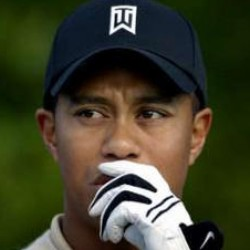
#> input picture 4 程序源码/ch6/Tiger_Woods_0023.jpg, 250 x 250 px, given in place of the camera
$ jupyter execute --allow-errors Ch3.ipynb   (shell and % lines are left out)   (text cells are left out)
#> lines starting #> are read from the running program, lines starting #| are printed output that depends on the picture; after the words box and inside, x2 and y2 are one past the last pixel; in counts of white or black regions, pixels touching at a corner belong together
[cell 1]
#【例3.5】NumPy的数据类型使用。
import numpy as np
x=np.float32(5)
print('x为:',x)
print('x对象的data属性： ',x.data)
print('x对象的size属性：',x.size)
print('x对象的维数：',x.ndim)
y=np.bool_(x)
print('转换为bool类型的x为：',y)
z=np.float16(y)
print('True值转换为float16类型为：',z)

[cell 2]
#【例3.7】使用astype转换dataframe。
import pandas as pd
df = pd.DataFrame([{'qty':'3', 'num':'50'}, {'qty':'7', 'num':'20'}])
print(df.dtypes)
print('--------------')
df['qty'] = df['qty'].astype('int')
df['num'] = df['num'].astype('float64')
print(df.dtypes)

[cell 3]
#【例3.8】使用axis参数设置当前轴。
import numpy as np
arr=np.array([[0,1,2],[3,4,5]])
print(arr)
print(arr.sum(axis=0))
print(arr.sum(axis=1))

[cell 4]
#【例3.9】 使用reshape函数调整数组形状。
import numpy as np
arr=np.array([0, 1, 2, 3, 4, 5, 6, 7])
#显示数组arr的rank，
print('秩为：',arr.ndim)
arr3D = arr.reshape(2,2,2)
print(arr3D)
print ('秩为：',arr3D.ndim)

[cell 5]
#【例3.30】为一个地理位置数据创建Series对象。
import pandas as pd
#使用列表创建，索引值为默认值。
print('--------   列表创建series   ----------')
s1=pd.Series([1,1,1,1,1])
print(s1)
print('--------   字典创建series   ----------')
#使用字典创建，索引值为字典的key值
s2=pd.Series({'Longitude':39,'Latitude':116,'Temperature':23})
print('First value in s2:',s2['Longitude'])
print('-------- 用序列作series索引 ----------')
#使用range函数生成的迭代序列设置索引值
s3=pd.Series([3.4,0.8,2.1,0.3,1.5],range(5,10))
print('First value in s3:',s3[5])

[cell 6]
#【例3.31】对例3.30创建的s2，将温度增加2度，设置城市为Beijing。
#温度增加2度，设置城市为Beijing
s2["City"]="Beijing"
s2['Temperature']+=2
s2

[cell 7]
s3[s3>2]

[cell 8]
#【例3.33】为s2添加一项湿度数据。
stiny=pd.Series({'humidity':84})
#> (the rest of this cell did not finish here and is left out)

[cell 9]
#【例3.39】对Series和DataFrame进行索引。
import numpy as np
import pandas as pd
ser=pd.Series(np.arange(4),index=['A','B','C','D'])
data=pd.DataFrame(np.arange(16).reshape(4,4),
                  index=['BJ','SH','GZ','SZ'],
                  columns=['q','r','s','t'])
print("ser['C']:",ser['C'])
print("ser[2]:",ser[2])
print("data['q']:",data['q'])
print("data[['q','t']]:",data[['q','t']])

[cell 10]
#【例3.41】抽取指定行列的数据。
data.loc[['SH','GZ'],['r','s']]

[cell 11]
data.iloc[:-1,1:3]

[cell 12]
#【例3.45】一个简单的dataframe。
df=pd.DataFrame(np.arange(16).reshape(4,4),
                  index=['BJ','SH','GZ','SZ'],
                  columns=['q','r','s','t'])
df

[cell 13]
df.sum(axis=0)

[cell 14]
 #【例3.46】使用NumPy模块求方差。
import numpy as np
a = np.arange(0,60,5)
a = a.reshape(3,4)
print(a)
result = np.std(a, axis=0)
print(result)
result = np.std(a, axis=1)
print(result)

[cell 15]
#【例3.47】使用Pandas模块求方差。
import numpy as np
import pandas as pd
a = np.arange(0,60,5)
a = a.reshape(3,4)
df = pd.DataFrame(a)
print(df)
print('-----------------')
print(df.std())

[cell 16]
#【3.48】综合示例——dataframe分词。
p='life can be good,life can be sad,life is mostly cheerful,but sometimes sad.'
pList=p.split()
pdict={}
for item in pList:
    if item[-1] in ',.':
        item=item[:-1]
    if item not in  pdict:
        pdict[item]=1
    else:
        pdict[item]+=1
print(pdict)

[cell 17]
#【例3.50】dataframe中的数据对齐及NaN值处理。
dt1=pd.DataFrame(np.arange(16).reshape(4,4),
                  index=['BJ','SH','GZ','SZ'],
                  columns=['q','r','s','t'])
dt2=pd.DataFrame(np.arange(4).reshape(2,2),
                  index=['BJ','SZ'],
                  columns=['r','t'])
dt1.add(dt2,fill_value=0)

[cell 18]
#【例3.52】过滤dataframe的数据行。
dt1=pd.DataFrame(np.arange(16).reshape(4,4),
                  index=['BJ','SH','GZ','SZ'],
                  columns=['q','r','s','t'])
dt2=pd.DataFrame(np.arange(12).reshape(4,3),
                  index=['BJ','SH','SZ','GZ'],
                  columns=['q','r','s'])
testdf=dt1+dt2
Hfinedf=testdf.dropna()
Vfinedf=testdf.dropna(axis=1)

[cell 19]
Hfinedf

[cell 20]
Vfinedf

[cell 21]
testdf

[cell 22]
#【例3.56】绘制简单的plot图表，结果如图3.3所示。
import matplotlib.pyplot as plt
fig=plt.figure()
ax1=fig.add_subplot(2,2,1)
ax2=fig.add_subplot(2,2,4)

[cell 23]
#【例3.59】在Subplot上绘制图形，结果如图3.6所示。
fig=plt.figure()
ax=fig.add_subplot(1,1,1)
rect=plt.Rectangle((0.2,0.75),0.4,0.15,color='r',alpha=0.3)
circ=plt.Circle((0.7,0.2),0.15,color='b',alpha=0.3)
pgon=plt.Polygon([[0.15,0.15],[0.35,0.4],[0.2,0.6]],color='g',alpha=0.9)
ax.add_patch(rect)
ax.add_patch(circ)
ax.add_patch(pgon)
plt.show()
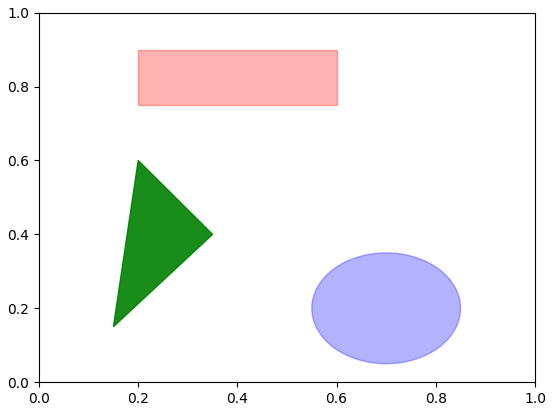
#> figure drawn by matplotlib, 1 panel

[cell 24]
#【例3.60】绘制简单直线，结果如图3.7所示。
import matplotlib.pyplot as plt
import numpy as np
a = np.arange(10)
plt.xlabel('x')
plt.ylabel('y')
plt.plot(a,a*1.5,a,a*2.5,a,a*3.5,a,a*4.5)
plt.legend(['1.5x','2.5x','3.5x','4.5x'])
plt.title('simple lines')
plt.show()
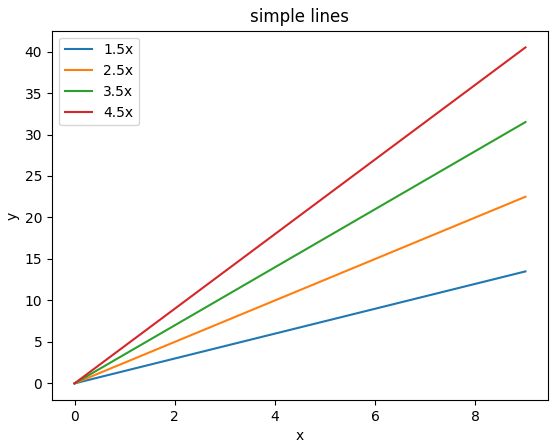
#> figure drawn by matplotlib, 1 panel; curve peaks at x = 9, y = 13.5; curve peaks at x = 9, y = 22.5; curve peaks at x = 9, y = 31.5

[cell 25]
#【例3.61】绘制sin(x)函数图形，结果如图3.8所示。
import numpy as np
import matplotlib.pyplot as plt
x = np.linspace(-10, 10, 100)  #列举出一百个数据点
y = np.sin(x)                #计算出对应的y
plt.plot(x, y, marker="o")
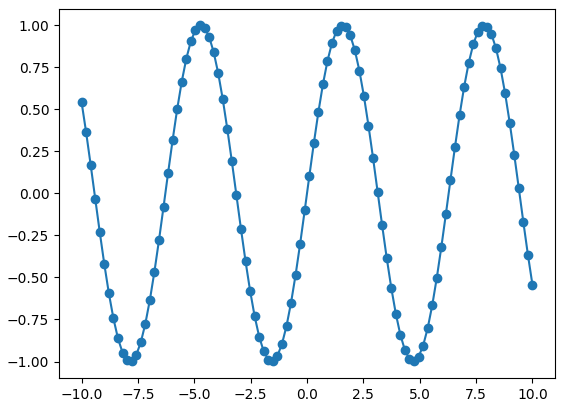
#> figure drawn by matplotlib, 1 panel; curve peaks at x = -4.75, y = 0.999

[cell 26]
 #【例3.62】多个图表的绘制
import numpy as np
import matplotlib.pyplot as plt
fig,axes=plt.subplots(2,1)
plt.subplot(2,1,1)
x = np.linspace(-10, 10, 100)  #列举出一百个数据点
y = np.sin(x)               #计算出对应的y
plt.plot(x, y, marker="o")
plt.subplot(2,1,2)
a = np.arange(10)
plt.plot(a,a*1.5,a,a*2.5,a,a*3.5,a,a*4.5)
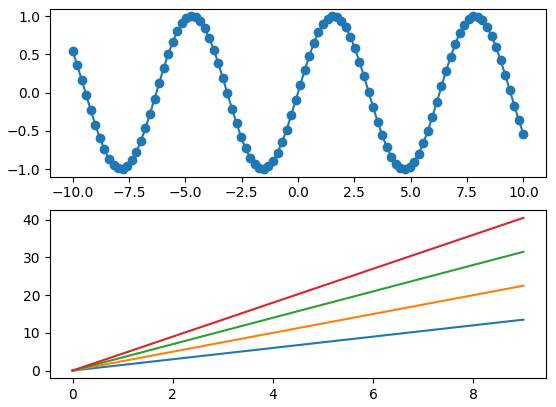
#> figure drawn by matplotlib, 2 panels; panel 1: curve peaks at x = -4.75, y = 0.999; panel 2: curve peaks at x = 9, y = 13.5; panel 2: curve peaks at x = 9, y = 22.5; panel 2: curve peaks at x = 9, y = 31.5

[cell 27]
 #【例3.63】绘制鸢尾花数据集的特征分布图
import matplotlib.pyplot as plt
import pandas as pd
import numpy as np
#> (the rest of this cell did not finish here and is left out)

[cell 28]
#【例3.64】使用plotdata2.txt中的数据，绘制编程语言发展趋势图。
import pandas as pd
#> (the rest of this cell did not finish here and is left out)

[cell 29]
#【例3.65】为Series数据绘制如图3.13中的图表。
import pandas as pd
import numpy as np
from pandas import Series, DataFrame
import matplotlib.pyplot as plt

# cumsum()函数累加数据
s1 = Series(np.random.randn(1000)).cumsum()
s2 = Series(np.random.randn(1000)).cumsum()

plt.subplot(211)    #第一个子图
# kind参数修改图类型
ax1=s1.plot(kind='line',label='S1',title='Figures of Series', style='--')
# 绘制第二个Series
s2.plot(ax=ax1,kind='line',label='S2')
plt.ylabel('value')
plt.legend(loc=2)  #right left

plt.subplot(212)   #第二个子图
s1[0:10].plot(kind='bar',grid=True,label='S1')
plt.xlabel('index')
plt.ylabel('value')
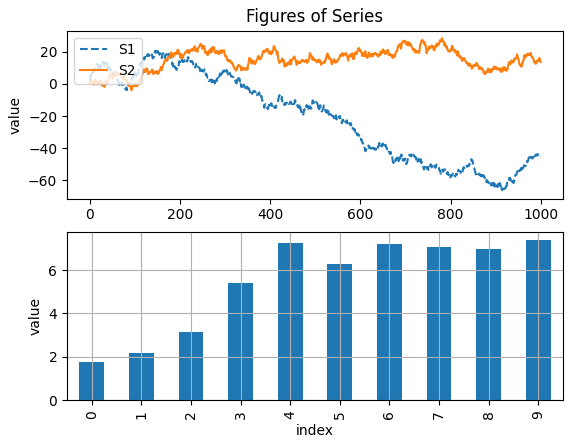
#> figure drawn by matplotlib, 2 panels; panel 1: curve peaks at x = 147, y = 20.59; panel 1: curve peaks at x = 781, y = 28.4; panel 2: tallest bar 7.38 high, from x = 8.75 to 9.25

[cell 30]
#【例3.66】使用Axes3D.scatter函数绘制三维散点图，如图3.14所示。
import numpy as np
import matplotlib.pyplot as plt
from mpl_toolkits.mplot3d import Axes3D

def randrange(n, randFloor, randCeil):
    rnd = np.random.rand(n)                   #生成n个随机数（值0~1）
    return (randCeil-randFloor) * rnd + randFloor  #生成n个vmin~vmax的随机数

plt.rcParams['font.sans-serif']=['SimHei']    #显示中文
fig = plt.figure(figsize=(10, 8))
ax = fig.add_subplot(111, projection="3d")  #添加子3D坐标轴,
n = 100
for zmin, zmax, c, m, l in [(4, 15, 'r', 'o', '低值'),(13, 40, 'g', '*', '高值')]:  #形状和颜色
    x = randrange(n, 0, 20)
    y = randrange(n, 0, 20)
    z = randrange(n, zmin, zmax)
    ax.scatter(x, y, z, c=c, marker=m, label=l, s=z * 6)

ax.set_xlabel("X-value")
ax.set_ylabel("Y-value")
ax.set_zlabel("Z-value")
ax.set_title("高/低值3D散点图", alpha=0.6, size=15, weight='bold')
ax.legend(loc="upper left")              #图例位于左上角

plt.show()
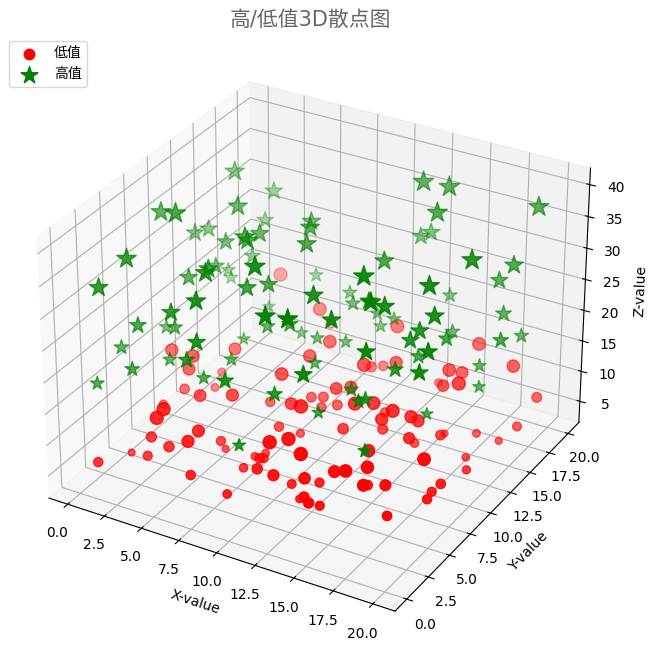
#> figure drawn by matplotlib, 1 panel

[cell 31]
#【例3.67】使用cv2读取图像，将图像转换为灰度图显示并保存。
import cv2
img = cv2.imread('img.jpg',0)  #转变为灰度图
cv2.imshow('image',img)
k = cv2.waitKey(0)
#> (key q is pressed here)
if k == 27:                 #按Esc键直接退出
    cv2.destroyAllWindows()
elif k == ord('s'):            # 按's'键先保存灰度图，再退出
    cv2.imwrite('result.png',img)
    cv2.destroyAllWindows()

[cell 32]
#【例3.68】拆分通道并着色，效果如图3.15。
import numpy as np
import cv2
img = cv2.imread('img.jpg')   #BGR图像模式
cv2.imshow('image',img)
k = cv2.waitKey(0)
#> (key q is pressed here)
if k == 13:                #按Enter键退出
    cv2.destroyAllWindows()
elif k == ord('s'):           #按's'键保存并退出
    b,g,r = cv2.split(img)   #图像拆分成三个通道
    zeros = np.zeros(img.shape[:2], dtype = "uint8")   #值为0的单通道数组
    imgr=cv2.merge([zeros, zeros,r])     #合并图像
    imgg=cv2.merge([zeros, g,zeros])
    imgb=cv2.merge([b,zeros, zeros])
    #将新图像写入文件
    cv2.imwrite('r.png',imgr)
    cv2.imwrite('g.png',imgg)
    cv2.imwrite('b.png',imgb)
    cv2.destroyAllWindows()

[cell 33]
#【例3.69】捕获摄像头图像。
import cv2
cap  = cv2.VideoCapture(0)
while(True):
    ret, frame = cap.read()
#> frame is the input picture: shape (250, 250, 3); mean B, G, R 44.3, 65.1, 64.5
    cv2.imshow(u"Capture", frame)
    key = cv2.waitKey(1)
#> (key q is pressed here)
    if key & 0xff == ord('q') or key == 27:
        print(frame.shape,ret)
#| (250, 250, 3) True
        break
cap.release()
cv2.destroyAllWindows()

[cell 34]
#【例3.70】检测摄像头范围内的人脸，效果如图3.17。
import cv2
cascPath=r"haarcascade_frontalface_alt2.xml"
faceCascade = cv2.CascadeClassifier(cascPath)
cap  = cv2.VideoCapture(0)
while(True):
    ret, img = cap.read()

    faces = faceCascade.detectMultiScale(img, 1.2, 2, cv2.CASCADE_SCALE_IMAGE,(20, 20))
#> faces = [[53, 60, 136, 136]]
    for (x, y, w, h) in faces:
        img = cv2.rectangle(img, (x, y), (x+w, y+h), (0, 255, 0), 2)
#> this loop made 1 pass
#> pass 1, `img = cv2.rectangle(img, (x, y), (x+w, y+h), (0, 255, 0), 2)`:
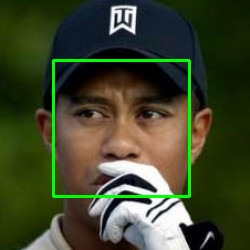
#> img: shape (250, 250, 3); 2.6% of pixels changed, all inside (x1, y1, x2, y2) = (52, 59, 191, 198)
    cv2.imshow(u"Detect faces", img)

    key = cv2.waitKey(1)
#> (key q is pressed here)
    if key & 0xFF==ord('q') or key == 27:
        break
cv2.destroyAllWindows()
cap.release()
